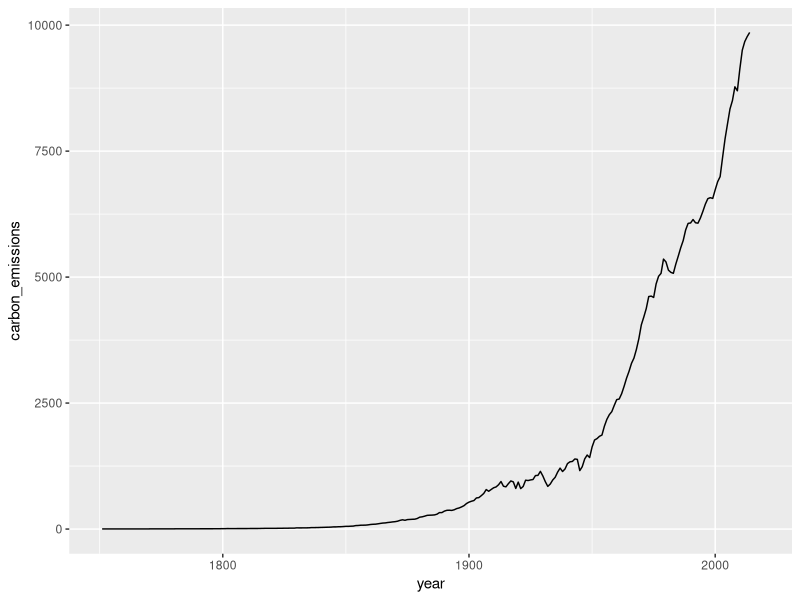

Write the R code that produced this figure.
library(tidyverse)
library(dslabs)
data(temp_carbon)
data(greenhouse_gases)
data(historic_co2)

p <- temp_carbon %>%
        ggplot(aes(year, carbon_emissions)) +
        geom_line() #+
        #facet_grid(gas ~., scales = "free") 
        #geom_vline(aes(xintercept = 1850)) +
        #ylab("Concentration (ch4/n2o ppb, co2 ppm)") +
        #ggtitle("Atmospheric greenhouse gas concentration by year, 0-2000")


plot(p)
